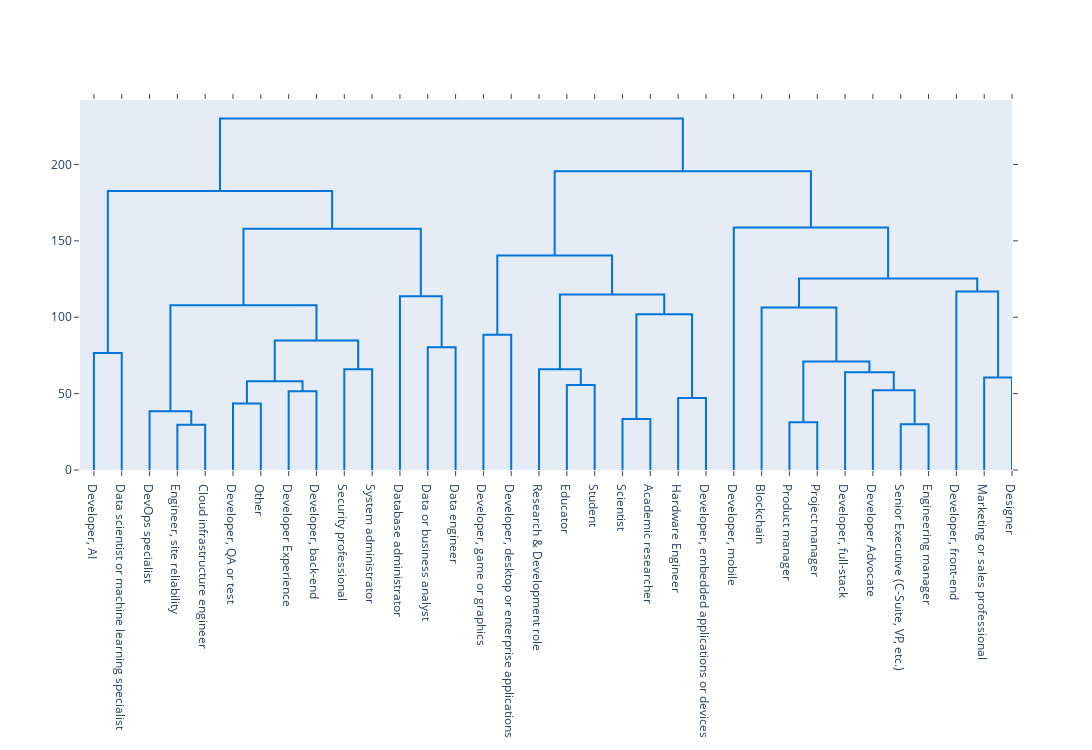

Notebook code for this chart:
### Code cell
fig = ff.create_dendrogram(skills, labels=skills.index, orientation='bottom', color_threshold=0)
fig.update_layout(height=750, width=1800, showlegend=False)
fig.show()

### Figure 1 — Plotly figure (JSON) as saved in the notebook; plotly's stock layout.template omitted (floating-point values rounded to 4 significant figures)
{"data": [{"hoverinfo": "text", "marker": {"color": "rgb(0,116,217)"}, "mode": "lines", "type": "scatter", "x": [5, 5, 15, 15], "xaxis": "x", "y": [0, 76.55, 76.55, 0], "yaxis": "y"}, {"hoverinfo": "text", "marker": {"color": "rgb(0,116,217)"}, "mode": "lines", "type": "scatter", "x": [35, 35, 45, 45], "xaxis": "x", "y": [0, 29.57, 29.57, 0], "yaxis": "y"}, {"hoverinfo": "text", "marker": {"color": "rgb(0,116,217)"}, "mode": "lines", "type": "scatter", "x": [25, 25, 40, 40], "xaxis": "x", "y": [0, 38.52, 38.52, 29.57], "yaxis": "y"}, {"hoverinfo": "text", "marker": {"color": "rgb(0,116,217)"}, "mode": "lines", "type": "scatter", "x": [55, 55, 65, 65], "xaxis": "x", "y": [0, 43.48, 43.48, 0], "yaxis": "y"}, {"hoverinfo": "text", "marker": {"color": "rgb(0,116,217)"}, "mode": "lines", "type": "scatter", "x": [75, 75, 85, 85], "xaxis": "x", "y": [0, 51.56, 51.56, 0], "yaxis": "y"}, {"hoverinfo": "text", "marker": {"color": "rgb(0,116,217)"}, "mode": "lines", "type": "scatter", "x": [60, 60, 80, 80], "xaxis": "x", "y": [43.48, 58.04, 58.04, 51.56], "yaxis": "y"}, {"hoverinfo": "text", "marker": {"color": "rgb(0,116,217)"}, "mode": "lines", "type": "scatter", "x": [95, 95, 105, 105], "xaxis": "x", "y": [0, 66.02, 66.02, 0], "yaxis": "y"}, {"hoverinfo": "text", "marker": {"color": "rgb(0,116,217)"}, "mode": "lines", "type": "scatter", "x": [70, 70, 100, 100], "xaxis": "x", "y": [58.04, 84.78, 84.78, 66.02], "yaxis": "y"}, {"hoverinfo": "text", "marker": {"color": "rgb(0,116,217)"}, "mode": "lines", "type": "scatter", "x": [32.5, 32.5, 85, 85], "xaxis": "x", "y": [38.52, 107.8, 107.8, 84.78], "yaxis": "y"}, {"hoverinfo": "text", "marker": {"color": "rgb(0,116,217)"}, "mode": "lines", "type": "scatter", "x": [125, 125, 135, 135], "xaxis": "x", "y": [0, 80.4, 80.4, 0], "yaxis": "y"}, {"hoverinfo": "text", "marker": {"color": "rgb(0,116,217)"}, "mode": "lines", "type": "scatter", "x": [115, 115, 130, 130], "xaxis": "x", "y": [0, 113.8, 113.8, 80.4], "yaxis": "y"}, {"hoverinfo": "text", "marker": {"color": "rgb(0,116,217)"}, "mode": "lines", "type": "scatter", "x": [58.75, 58.75, 122.5, 122.5], "xaxis": "x", "y": [107.8, 157.9, 157.9, 113.8], "yaxis": "y"}, {"hoverinfo": "text", "marker": {"color": "rgb(0,116,217)"}, "mode": "lines", "type": "scatter", "x": [10, 10, 90.62, 90.62], "xaxis": "x", "y": [76.55, 182.6, 182.6, 157.9], "yaxis": "y"}, {"hoverinfo": "text", "marker": {"color": "rgb(0,116,217)"}, "mode": "lines", "type": "scatter", "x": [145, 145, 155, 155], "xaxis": "x", "y": [0, 88.51, 88.51, 0], "yaxis": "y"}, {"hoverinfo": "text", "marker": {"color": "rgb(0,116,217)"}, "mode": "lines", "type": "scatter", "x": [175, 175, 185, 185], "xaxis": "x", "y": [0, 55.6, 55.6, 0], "yaxis": "y"}, {"hoverinfo": "text", "marker": {"color": "rgb(0,116,217)"}, "mode": "lines", "type": "scatter", "x": [165, 165, 180, 180], "xaxis": "x", "y": [0, 65.91, 65.91, 55.6], "yaxis": "y"}, {"hoverinfo": "text", "marker": {"color": "rgb(0,116,217)"}, "mode": "lines", "type": "scatter", "x": [195, 195, 205, 205], "xaxis": "x", "y": [0, 33.46, 33.46, 0], "yaxis": "y"}, {"hoverinfo": "text", "marker": {"color": "rgb(0,116,217)"}, "mode": "lines", "type": "scatter", "x": [215, 215, 225, 225], "xaxis": "x", "y": [0, 47.05, 47.05, 0], "yaxis": "y"}, {"hoverinfo": "text", "marker": {"color": "rgb(0,116,217)"}, "mode": "lines", "type": "scatter", "x": [200, 200, 220, 220], "xaxis": "x", "y": [33.46, 101.9, 101.9, 47.05], "yaxis": "y"}, {"hoverinfo": "text", "marker": {"color": "rgb(0,116,217)"}, "mode": "lines", "type": "scatter", "x": [172.5, 172.5, 210, 210], "xaxis": "x", "y": [65.91, 114.9, 114.9, 101.9], "yaxis": "y"}, {"hoverinfo": "text", "marker": {"color": "rgb(0,116,217)"}, "mode": "lines", "type": "scatter", "x": [150, 150, 191.2, 191.2], "xaxis": "x", "y": [88.51, 140.4, 140.4, 114.9], "yaxis": "y"}, {"hoverinfo": "text", "marker": {"color": "rgb(0,116,217)"}, "mode": "lines", "type": "scatter", "x": [255, 255, 265, 265], "xaxis": "x", "y": [0, 31.19, 31.19, 0], "yaxis": "y"}, {"hoverinfo": "text", "marker": {"color": "rgb(0,116,217)"}, "mode": "lines", "type": "scatter", "x": [295, 295, 305, 305], "xaxis": "x", "y": [0, 30.02, 30.02, 0], "yaxis": "y"}, {"hoverinfo": "text", "marker": {"color": "rgb(0,116,217)"}, "mode": "lines", "type": "scatter", "x": [285, 285, 300, 300], "xaxis": "x", "y": [0, 52.24, 52.24, 30.02], "yaxis": "y"}, {"hoverinfo": "text", "marker": {"color": "rgb(0,116,217)"}, "mode": "lines", "type": "scatter", "x": [275, 275, 292.5, 292.5], "xaxis": "x", "y": [0, 63.99, 63.99, 52.24], "yaxis": "y"}, {"hoverinfo": "text", "marker": {"color": "rgb(0,116,217)"}, "mode": "lines", "type": "scatter", "x": [260, 260, 283.8, 283.8], "xaxis": "x", "y": [31.19, 71.05, 71.05, 63.99], "yaxis": "y"}, {"hoverinfo": "text", "marker": {"color": "rgb(0,116,217)"}, "mode": "lines", "type": "scatter", "x": [245, 245, 271.9, 271.9], "xaxis": "x", "y": [0, 106.3, 106.3, 71.05], "yaxis": "y"}, {"hoverinfo": "text", "marker": {"color": "rgb(0,116,217)"}, "mode": "lines", "type": "scatter", "x": [325, 325, 335, 335], "xaxis": "x", "y": [0, 60.49, 60.49, 0], "yaxis": "y"}, {"hoverinfo": "text", "marker": {"color": "rgb(0,116,217)"}, "mode": "lines", "type": "scatter", "x": [315, 315, 330, 330], "xaxis": "x", "y": [0, 116.8, 116.8, 60.49], "yaxis": "y"}, {"hoverinfo": "text", "marker": {"color": "rgb(0,116,217)"}, "mode": "lines", "type": "scatter", "x": [258.4, 258.4, 322.5, 322.5], "xaxis": "x", "y": [106.3, 125.4, 125.4, 116.8], "yaxis": "y"}, {"hoverinfo": "text", "marker": {"color": "rgb(0,116,217)"}, "mode": "lines", "type": "scatter", "x": [235, 235, 290.5, 290.5], "xaxis": "x", "y": [0, 158.8, 158.8, 125.4], "yaxis": "y"}, {"hoverinfo": "text", "marker": {"color": "rgb(0,116,217)"}, "mode": "lines", "type": "scatter", "x": [170.6, 170.6, 262.7, 262.7], "xaxis": "x", "y": [140.4, 195.6, 195.6, 158.8], "yaxis": "y"}, {"hoverinfo": "text", "marker": {"color": "rgb(0,116,217)"}, "mode": "lines", "type": "scatter", "x": [50.31, 50.31, 216.7, 216.7], "xaxis": "x", "y": [182.6, 230.1, 230.1, 195.6], "yaxis": "y"}], "layout": {"autosize": false, "height": 750, "hovermode": "closest", "showlegend": false, "width": 1800, "xaxis": {"mirror": "allticks", "rangemode": "tozero", "showgrid": false, "showline": true, "showticklabels": true, "tickmode": "array", "ticks": "outside", "ticktext": ["Developer, AI", "Data scientist or machine learning specialist", "DevOps specialist", "Engineer, site reliability", "Cloud infrastructure engineer", "Developer, QA or test", "Other", "Developer Experience", "Developer, back-end", "Security professional", "System administrator", "Database administrator", "Data or business analyst", "Data engineer", "Developer, game or graphics", "Developer, desktop or enterprise applications", "Research & Development role", "Educator", "Student", "Scientist", "Academic researcher", "Hardware Engineer", "Developer, embedded applications or devices", "Developer, mobile", "Blockchain", "Product manager", "Project manager", "Developer, full-stack", "Developer Advocate", "Senior Executive (C-Suite, VP, etc.)", "Engineering manager", "Developer, front-end", "Marketing or sales professional", "Designer"], "tickvals": [5, 15, 25, 35, 45, 55, 65, 75, 85, 95, 105, 115, 125, 135, 145, 155, 165, 175, 185, 195, 205, 215, 225, 235, 245, 255, 265, 275, 285, 295, 305, 315, 325, 335], "type": "linear", "zeroline": false}, "yaxis": {"mirror": "allticks", "rangemode": "tozero", "showgrid": false, "showline": true, "showticklabels": true, "ticks": "outside", "type": "linear", "zeroline": false}}}
